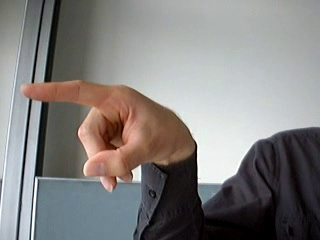
#> input picture Dataset/user_4/P8.jpg, 320 x 240 px
$ python -i 'realtime gesture finder.py'   (imports and definitions only)   (older library calls are emulated)
#> lines starting #> are read from the running program, lines starting #| are printed output that depends on the picture
# -*- coding: utf-8 -*-
"""
Created on Tue Apr 23 15:40:03 2019

@author: Garima
"""

import pandas as pd
import cv2
import pickle
import imutils
from matplotlib import pyplot as plt

#to use the pretrained model
filename="Gesture KNN.sav"
# [1 line not run here, left out]


def extract_color_histogram(image, bins=(8, 8, 8)):
    hsv = cv2.cvtColor(image, cv2.COLOR_BGR2HSV)
    hist = cv2.calcHist([hsv], [0, 1, 2], None,
                        bins,[0, 180, 0, 256, 0, 256])
    if imutils.is_cv2():
        hist = cv2.normalize(hist)
    else:
        cv2.normalize(hist, hist)
    return hist.flatten()


tl_x=93+240
tl_y=39+20
br_x=173+320
br_y=119+80
#to process the image and grab the important part for clustering

# Draw a rectangle around the faces
"""
for (x, y, w, h) in faces:
    cv2.rectangle(frame, (x, y), (x+w, y+h), (0, 255, 0), 2)
"""
dic=dict(A="Apple",B="Ball",C="Cat",
         D="Day",E="Egg",F="Full",G="Goat",H="Hello",
         I="Books",J="Hi",K="How",L="Love",M="Food",
         N="Night",O="Owl",P="Please",Q="Peace",R="Rest",
         S="Song",T="Teacher",U="Umbrella",V="Wind",W="Water",
         X="Bag",Y="Why",Z="Bye")

# [28 lines not run here, left out]

>>> import cv2
>>> picture = cv2.imread('Dataset/user_4/P8.jpg', cv2.IMREAD_GRAYSCALE)
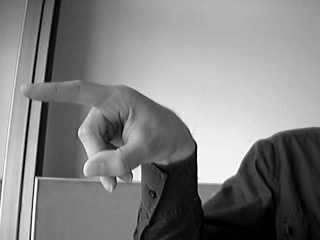
#> picture: shape (240, 320); min 0, max 255, mean 129.6
>>> result = extract_color_histogram(picture)
#> (the run stopped early here; a loop or call above may not have finished)

$ run again, on Dataset/user_4/Q1.jpg
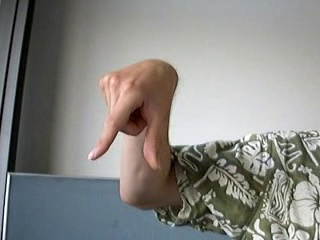
#> input picture Dataset/user_4/Q1.jpg, 320 x 240 px
#> `picture = cv2.imread('Dataset/user_4/P8.jpg', cv2.IMREAD_GRAYSCALE)`:
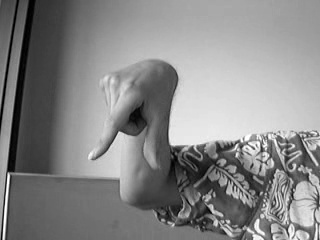
#> picture: shape (240, 320); min 0, max 255, mean 135.3
